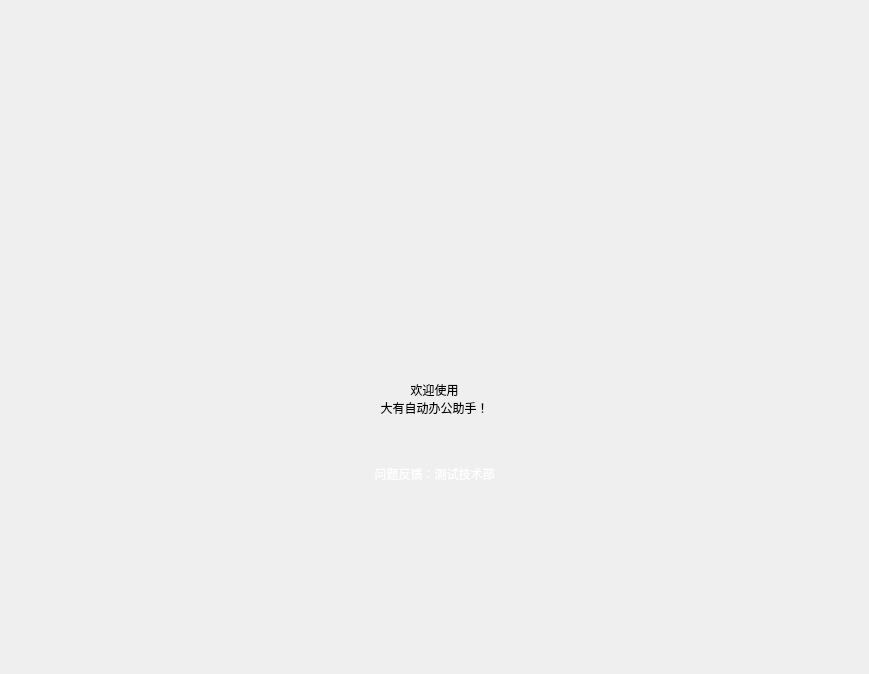
<?xml version="1.0" encoding="UTF-8"?>
<ui version="4.0">
 <class>homeWidget</class>
 <widget class="QWidget" name="homeWidget">
  <property name="geometry">
   <rect>
    <x>0</x>
    <y>0</y>
    <width>869</width>
    <height>674</height>
   </rect>
  </property>
  <property name="windowTitle">
   <string>Form</string>
  </property>
  <property name="styleSheet">
   <string notr="true"/>
  </property>
  <layout class="QVBoxLayout" name="verticalLayout">
   <property name="spacing">
    <number>0</number>
   </property>
   <property name="leftMargin">
    <number>0</number>
   </property>
   <property name="topMargin">
    <number>0</number>
   </property>
   <property name="rightMargin">
    <number>0</number>
   </property>
   <property name="bottomMargin">
    <number>0</number>
   </property>
   <item>
    <widget class="QFrame" name="homeFrame">
     <property name="styleSheet">
      <string notr="true">#homeFrame{
border-image:url(../../Images/icon/背景.jpg);
border-bottom-right-radius:30px;
}</string>
     </property>
     <property name="frameShape">
      <enum>QFrame::StyledPanel</enum>
     </property>
     <property name="frameShadow">
      <enum>QFrame::Raised</enum>
     </property>
     <layout class="QVBoxLayout" name="verticalLayout_2">
      <item>
       <widget class="QLabel" name="homeLabel">
        <property name="styleSheet">
         <string notr="true">#homeLabel{
font: 50pt &quot;华文琥珀&quot;;
text-align: center;
}
</string>
        </property>
        <property name="text">
         <string>欢迎使用
大有自动办公助手！


</string>
        </property>
        <property name="textFormat">
         <enum>Qt::PlainText</enum>
        </property>
        <property name="alignment">
         <set>Qt::AlignBottom|Qt::AlignHCenter</set>
        </property>
       </widget>
      </item>
      <item>
       <widget class="QLabel" name="psLabel">
        <property name="sizePolicy">
         <sizepolicy hsizetype="Preferred" vsizetype="Expanding">
          <horstretch>0</horstretch>
          <verstretch>0</verstretch>
         </sizepolicy>
        </property>
        <property name="minimumSize">
         <size>
          <width>0</width>
          <height>200</height>
         </size>
        </property>
        <property name="maximumSize">
         <size>
          <width>16777215</width>
          <height>200</height>
         </size>
        </property>
        <property name="styleSheet">
         <string notr="true">#psLabel{
font: 10pt &quot;华文琥珀&quot;;
	color: rgb(255, 255, 255);
text-align: center;
}
</string>
        </property>
        <property name="text">
         <string>问题反馈：测试技术部</string>
        </property>
        <property name="alignment">
         <set>Qt::AlignHCenter|Qt::AlignTop</set>
        </property>
       </widget>
      </item>
     </layout>
    </widget>
   </item>
  </layout>
 </widget>
 <resources/>
 <connections/>
</ui>
